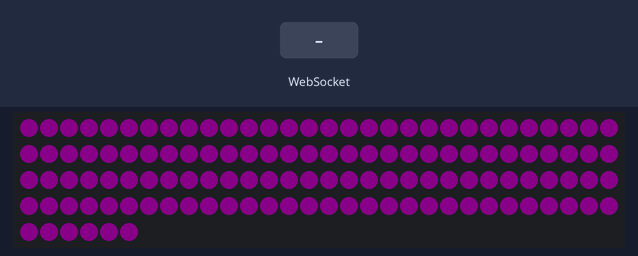
A sketch run on a simulated ESP8266 (NodeMCU). On the bench: 126 RGB LEDs in strip order, left to right, continuing on the next row. Inputs (shaded band) come from the test bench. Dim RGB values are drawn brighter than linear; WiFi joins after 1.5 s; servers stay silent unless stated.

Above: at 2.7 s.
2.8 s: WebSocket text "#" received
Timing chart, 0 to 5.8 s (numbered marks = the images above; inputs shaded):
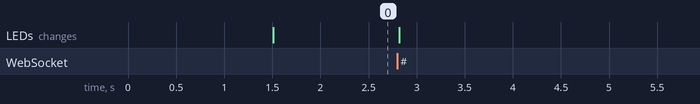

The sketch:

sketch_rgbw_strip.ino
```cpp
/*
 * sketch_rgbw_strip.ino
 * Display a web page on a client browser.  Using individual R/G/B/W sliders to control a LED strip.
 * The client uses the web socket to transmit the slider values back to the ESP8266 (server), and the
 * server then updates the home page with the new values.  If a second client connects to the server
 * or the first client refreshes, the sliders do not reset back to the default.
 * Modified from WebSocketServer_LEDcontrol.ino
 *
 * To upload .ino.bin file through terminal use: curl -F "image=@firmware.bin"
 * Web browser:  esp8266-xxxxxx.local/update
 *
 * Web Socket Library:
 *   https://github.com/Links2004/arduinoWebSockets
 *
 */

#include <Arduino.h>

#include <ESP8266WiFi.h>
//#include <ESP8266WiFiMulti.h>
#include <WebSocketsServer.h>
#include <ESP8266WebServer.h>
#include <ESP8266mDNS.h>
#include <ESP8266HTTPUpdateServer.h>
#include <Hash.h>
#include <Adafruit_NeoPixel.h>

#ifdef DEBUG_ESP_PORT       //this is Arduino IDE's debug option, use it if defined
#define DEBUG_PORT DEBUG_ESP_PORT
#else
//#define DEBUG_PORT Serial //comment out to disable debugging, or choose Serial1
#endif

#ifdef DEBUG_PORT
#define DEBUG_PRINTF(...) DEBUG_PORT.printf_P( __VA_ARGS__ )
#else
#define DEBUG_PRINTF(...)
#endif

#ifdef DEBUG_PORT
#define DEBUG_PRINT(...) DEBUG_PORT.print( __VA_ARGS__ )
#else
#define DEBUG_PRINT(...)
#endif

// LED strip settings
#define D_PIN          D2
#define ENCODING_BYTES 3          // Options: 3 (RGB) or 4 (RGBW)
                                  // Floor-Strip = RGB, Counter-Strip = RGBW
#define NUM_PIXELS     126        // Kitchen = 55 LEDs, Hallway = 86 LEDs, Entryway = 126 LEDs
#define BRIGHTNESS     80         // WWA-Floor-Strip = 80, RGB-Counter-Strip = 120
#define SLIDER_MIN     08         // Note: Patch this literal by hand inside html code because this
                                  //       macro is not recongnised inside the literal declaration
#include "homepage.h"
#include "gamma8.h"

// Choose one special effect, only one effect for now
#define EFFECT_DEEPSLEEP
//#define EFFECT_PLASMA

// LED Strip variables
#if (ENCODING_BYTES==3)           // RGBW LED format = [ WW | W | A ]
uint32_t  rgbwData=0x00600060;    // WWA-Floor-Strip = 0x00600060
#endif
#if (ENCODING_BYTES==4)           // RGBW LED format = [ W | R | G | B ]
uint32_t  rgbwData=0x80000000;    // RGB-Counter-Strip = 0x80000000
#endif

bool      effectEnable = false;   // Run special LED Effect
String    homeString = "";        // we need to copy the home page from PROGMEM to here

const unsigned int WebPatchInterval = 1000;  //= 1 sec, web page patching interval
unsigned long      lastPatchTime;

// Wi-Fi Settings
const char* ssid     = "San Leandro";   // your wireless network name (SSID)
const char* password = "nintendo";      // your Wi-Fi network password

// Initialize network class objects
ESP8266WebServer server(80);
WebSocketsServer webSocket(81);
ESP8266HTTPUpdateServer httpUpdater;
#if (ENCODING_BYTES==3)
Adafruit_NeoPixel strip = Adafruit_NeoPixel(NUM_PIXELS, D_PIN, NEO_GRB + NEO_KHZ800);
#endif
#if (ENCODING_BYTES==4)
Adafruit_NeoPixel strip = Adafruit_NeoPixel(NUM_PIXELS, D_PIN, NEO_GRBW + NEO_KHZ800);
#endif

#if (ENCODING_BYTES==3)
// Convert from perceived brightness value to the luminance value
uint32_t gammaCorrection(uint32_t rgbw)
{
  uint32_t lut;
  lut = pgm_read_byte(&gamma8[rgbw&0xff]);
  rgbw = ((rgbw >> 8) & 0xffffff) | ((lut << 24) & 0xff000000);
  lut = pgm_read_byte(&gamma8[rgbw&0xff]);
  rgbw = ((rgbw >> 8) & 0xffffff) | ((lut << 24) & 0xff000000);
  lut = pgm_read_byte(&gamma8[rgbw&0xff]);
  rgbw = ((rgbw >> 8) & 0xffffff) | ((lut << 24) & 0xff000000);
  lut = rgbw & 0xff;
  rgbw = ((rgbw >> 8) & 0xffffff) | ((lut << 24) & 0xff000000);
  return rgbw;
}
#endif
#if (ENCODING_BYTES==4)
// Convert from perceived brightness value to the luminance value
uint32_t gammaCorrection(uint32_t rgbw)
{
  uint32_t lut;
  lut = pgm_read_byte(&gamma8[rgbw&0xff]);
  rgbw = ((rgbw >> 8) & 0xffffff) | ((lut << 24) & 0xff000000);
  lut = pgm_read_byte(&gamma8[rgbw&0xff]);
  rgbw = ((rgbw >> 8) & 0xffffff) | ((lut << 24) & 0xff000000);
  lut = pgm_read_byte(&gamma8[rgbw&0xff]);
  rgbw = ((rgbw >> 8) & 0xffffff) | ((lut << 24) & 0xff000000);
  lut = pgm_read_byte(&gamma8[rgbw&0xff]);
  rgbw = ((rgbw >> 8) & 0xffffff) | ((lut << 24) & 0xff000000);
  return rgbw;
}
#endif
//********** WEB SERVER AND WEB SOCKET CODE BEGINS

void webSocketEvent(uint8_t num, WStype_t type, uint8_t * payload, size_t length)
{
  switch(type) {
    case WStype_DISCONNECTED:
      DEBUG_PRINTF(PSTR("[%u] Disconnected!\n"), num);
      break;
    case WStype_CONNECTED:
      {
        IPAddress ip = webSocket.remoteIP(num);
        DEBUG_PRINTF(PSTR("[%u] Connected from %d.%d.%d.%d url: %s\n"), num, ip[0], ip[1], ip[2], ip[3], payload);
        // send message to client
        webSocket.sendTXT(num, "Connected");
      }
      break;
    case WStype_TEXT:
      DEBUG_PRINTF(PSTR("[%u] Received Text: %s\n"), num, payload);
      if(payload[0] == '#') {
        // Patch the web page with new RGBW value
        rgbwData = (uint32_t) strtoul((const char *) &payload[1], NULL, 16);
        uint32_t rgbwLUT = gammaCorrection(rgbwData);
        DEBUG_PRINTF(PSTR("    Corrected RGB value: %08x\n"), rgbwLUT);
        for(uint16_t i=0; i<strip.numPixels(); i++) {
          strip.setPixelColor(i, rgbwLUT);
        }
        strip.show();
      }
      else if (payload[0] == 'E') {   // the browser sends an E when the LED effect is enabled
        effectEnable = true;
      }
      else if (payload[0] == 'N') {   // the browser sends an N when the LED effect is disabled
        effectEnable = false;
      }
      break;
  }
}


void startWiFi()
{
  DEBUG_PRINT(F("Hostname: "));
  DEBUG_PRINT(WiFi.hostname());
  DEBUG_PRINT(F("\nConnecting ."));

  if (WiFi.status() != WL_CONNECTED)
    WiFi.begin(ssid, password);

  while (WiFi.status() != WL_CONNECTED) {
    delay(500);
    DEBUG_PRINT(".");
  }

  IPAddress ip = WiFi.localIP();
  DEBUG_PRINTF(PSTR("\nConnected to %s\n"), ssid);
  DEBUG_PRINTF(PSTR("IP address: %u.%u.%u.%u\n"), ip[0], ip[1], ip[2], ip[3]);
}


void startServer()
{
  // handle index
  homeString = constructHomePage(rgbwData);
  server.on("/", []() {
    // send index.html
    server.send(200, "text/html", homeString);
  });

  // update firmware
  httpUpdater.setup(&server);

  server.begin();
}

//********** ARDUINO MAIN CODE BEGINS

void setup()
{
  #ifdef DEBUG_PORT
  DEBUG_PORT.begin(115200);
  delay(10);
  DEBUG_PORT.println();
  DEBUG_PORT.println();
  #endif

  // Make up new hostname from our Chip ID (The MAC addr)
  // Note: Max length for hostString is 32, increase array if hostname is longer
  char hostString[16] = {0};
  sprintf(hostString, "esp8266_%06x", ESP.getChipId());
  WiFi.hostname(hostString);

  //** no longer required **
  //WiFi unable to re-connect fix: https://github.com/esp8266/Arduino/issues/2186
  //WiFi.persistent(false);
  //WiFi.mode(WIFI_OFF);
  //WiFi.mode(WIFI_STA);
  startWiFi();

  // Start webSocket service
  webSocket.begin();
  webSocket.onEvent(webSocketEvent);

  // Start MDNS Service
  if(MDNS.begin(hostString)) {
    DEBUG_PRINTF(PSTR("MDNS responder started\n"));
  }

  strip.begin();
  strip.setBrightness(BRIGHTNESS);
  // Initialize all pixels the default value
  uint32_t rgbwLUT = gammaCorrection(rgbwData);
  DEBUG_PRINTF(PSTR("Startup corrected RGB value: %08x\n"), rgbwLUT);
  for(uint16_t i=0; i<strip.numPixels(); i++) {
    strip.setPixelColor(i, rgbwLUT);
  }
  strip.show();

  startServer();

  // Add service to MDNS
  MDNS.addService("http", "tcp", 80);
  MDNS.addService("ws", "tcp", 81);

  DEBUG_PRINTF(PSTR("HTTPServer ready! Open http://%s.local in your browser\n"), hostString);
  DEBUG_PRINTF(PSTR("HTTPUpdateServer ready! Open http://%s.local/update in your browser\n"), hostString);

  // Start timer
  lastPatchTime = millis();
}


void loop()
{
  webSocket.loop();
  server.handleClient();
  unsigned long now = millis();
  if ( now - lastPatchTime >= WebPatchInterval ) {
    lastPatchTime = now;
    patchHomePage(homeString,rgbwData);
  }
  if (effectEnable == true) {
    #ifdef EFFECT_DEEPSLEEP
    effectAllLedOff();
    ESP.deepSleep(0);   // Put ESP8266 into sleep infinitely
    #endif
  }
  // Add some delay to reduce power consumption but still give a good slider response
  delay(20);  // (ms)
}

#ifdef EFFECT_DEEPSLEEP
void effectAllLedOff()
{
  for(uint16_t i=0; i<strip.numPixels(); i++) {
    strip.setPixelColor(i, 0x00000000);
  }
  strip.show();
}
#endif
```

homepage.h
```cpp
#ifndef _INC_RGBW_STRIP_HOMEPAGE_H_
#define _INC_RGBW_STRIP_HOMEPAGE_H_

const char PROGMEM index_1[] = R"rawliteral(<html><head><script>
var effectEnable = false;
var connection = new WebSocket('ws://'+location.hostname+':81/', ['arduino']);
connection.onopen = function() { connection.send('Connect ' + new Date()); };
connection.onerror = function(error) { console.log('WebSocket Error ', error); };
connection.onmessage = function(e) { console.log('Server: ', e.data); };
function sendRGBW() {
 var r = parseInt(document.getElementById('r').value).toString(16);
 var g = parseInt(document.getElementById('g').value).toString(16);
 var b = parseInt(document.getElementById('b').value).toString(16);
)rawliteral";

#if ENCODING_BYTES == 3  // Part of page for RGB (three bytes) Encoding
const char PROGMEM index_2[] = R"rawliteral( if(r.length<2) { r='0'+r; }  if(g.length<2) { g='0'+g; }
 if(b.length<2) { b='0'+b; }
 var rgb = '#'+r+g+b; console.log('RGB: '+rgb); connection.send(rgb); }
function ledEffect () {
 effectEnable = ! effectEnable;
 if (effectEnable) {
  connection.send("Effect ON");
  document.getElementById('effect').style.backgroundColor = '#00878F';
  document.getElementById('r').className = 'disabled';
  document.getElementById('g').className = 'disabled';
  document.getElementById('b').className = 'disabled';
  document.getElementById('r').disabled = true;
  document.getElementById('g').disabled = true;
  document.getElementById('b').disabled = true;
  console.log('LED Effect ON');
 } else {
  connection.send("Normal Mode");
  document.getElementById('effect').style.backgroundColor = '#999';
  document.getElementById('r').className = 'enabled';
  document.getElementById('g').className = 'enabled';
  document.getElementById('b').className = 'enabled';
  document.getElementById('r').disabled = false;
  document.getElementById('g').disabled = false;
  document.getElementById('b').disabled = false;
  console.log('LED Effect OFF');
 }
})rawliteral";
#endif
#if ENCODING_BYTES == 4  // Part of page for RGBW (four bytes) Encoding
const char PROGMEM index_2[] = R"rawliteral( var w = parseInt(document.getElementById('w').value).toString(16);
 if(r.length<2) { r='0'+r; }  if(g.length<2) { g='0'+g; }
 if(b.length<2) { b='0'+b; }  if(w.length<2) { w='0'+w; }
 var rgbw = '#'+w+r+g+b; console.log('RGBW: '+rgbw); connection.send(rgbw); }
function ledEffect () {
 effectEnable = ! effectEnable;
 if (effectEnable) {
  connection.send("Effect ON");
  document.getElementById('effect').style.backgroundColor = '#00878F';
  document.getElementById('r').className = 'disabled';
  document.getElementById('g').className = 'disabled';
  document.getElementById('b').className = 'disabled';
  document.getElementById('w').className = 'disabled';
  document.getElementById('r').disabled = true;
  document.getElementById('g').disabled = true;
  document.getElementById('b').disabled = true;
  document.getElementById('w').disabled = true;
  console.log('LED Effect ON');
 } else {
  connection.send("Normal Mode");
  document.getElementById('effect').style.backgroundColor = '#999';
  document.getElementById('r').className = 'enabled';
  document.getElementById('g').className = 'enabled';
  document.getElementById('b').className = 'enabled';
  document.getElementById('w').className = 'enabled';
  document.getElementById('r').disabled = false;
  document.getElementById('g').disabled = false;
  document.getElementById('b').disabled = false;
  document.getElementById('w').disabled = false;
  console.log('LED Effect OFF');
 }
})rawliteral";
#endif

const char PROGMEM index_3[] = R"rawliteral(</script></head>
<body><center><h2>LED Control:</h2>
<table><tr>
<td>R: </td><td><input id="r" type="range" min="08" max="255" step="1" value=")rawliteral";

const char PROGMEM index_4[] = R"rawliteral(" oninput="sendRGBW();" /></td></tr>
<td>G: </td><td><input id="g" type="range" min="08" max="255" step="1" value=")rawliteral";

const char PROGMEM index_5[] = R"rawliteral(" oninput="sendRGBW();" /></td></tr>
<td>B: </td><td><input id="b" type="range" min="08" max="255" step="1" value=")rawliteral";

const char PROGMEM index_6[] = R"rawliteral(" oninput="sendRGBW();" /></td></tr>
<td>W: </td><td><input id="w" type="range" min="08" max="255" step="1" value=")rawliteral";

const char PROGMEM index_7[] = R"rawliteral(" oninput="sendRGBW();" /></td></tr></table><br/>
<button id="effect" class="button" style="background-color:#999" onclick="ledEffect();">Effect</button><br/><br/>
<font size="1">
Hostname: )rawliteral";

const char PROGMEM index_8[] = R"rawliteral(<br/>
</center></body></html>)rawliteral";

// Construct the home page with current RGBW values
String constructHomePage(uint32_t values)
{
  String buffer;
  char ch[6];
  buffer  = FPSTR(index_1);
  buffer += FPSTR(index_2);
  buffer += FPSTR(index_3);
  sprintf(ch, "%03d", (values>>16)&0xff);
  buffer += ch;
  buffer += FPSTR(index_4);
  sprintf(ch, "%03d",(values>>8)&0xff );
  buffer += ch;
  buffer += FPSTR(index_5);
  sprintf(ch, "%03d",(values)&0xff );
  buffer += ch;
  #if ENCODING_BYTES == 4
  buffer += FPSTR(index_6);
  sprintf(ch, "%03d",(values>>24)&0xff );
  buffer += ch;
  #endif
  buffer += FPSTR(index_7);
  buffer += WiFi.hostname();
  buffer += FPSTR(index_8);
  return buffer;
}


// Patch the home page with new RGBW values
// note: buffer will be modified, pass the String object in by reference
void patchHomePage(String& buffer, uint32_t values)
{
  char ch[6];
  int i = strlen_P(index_1) + strlen_P(index_2) + strlen_P(index_3);
  sprintf(ch, "%03d", (values>>16)&0xff);
  for (int j=0; j<3; j++)
    buffer.setCharAt(i+j, ch[j]);
  i = i + 3 + strlen_P(index_4);
  sprintf(ch, "%03d",(values>>8)&0xff );
  for (int j=0; j<3; j++)
    buffer.setCharAt(i+j, ch[j]);
  i = i + 3 + strlen_P(index_5);
  sprintf(ch, "%03d",(values)&0xff );
  for (int j=0; j<3; j++)
    buffer.setCharAt(i+j, ch[j]);
  #if ENCODING_BYTES == 4
  i = i + 3 + strlen_P(index_6);
  sprintf(ch, "%03d",(values>>24)&0xff );
  for (int j=0; j<3; j++)
    buffer.setCharAt(i+j, ch[j]);
  #endif
}

#endif
```

Source omitted: gamma8.h (data table, 2375 bytes)
